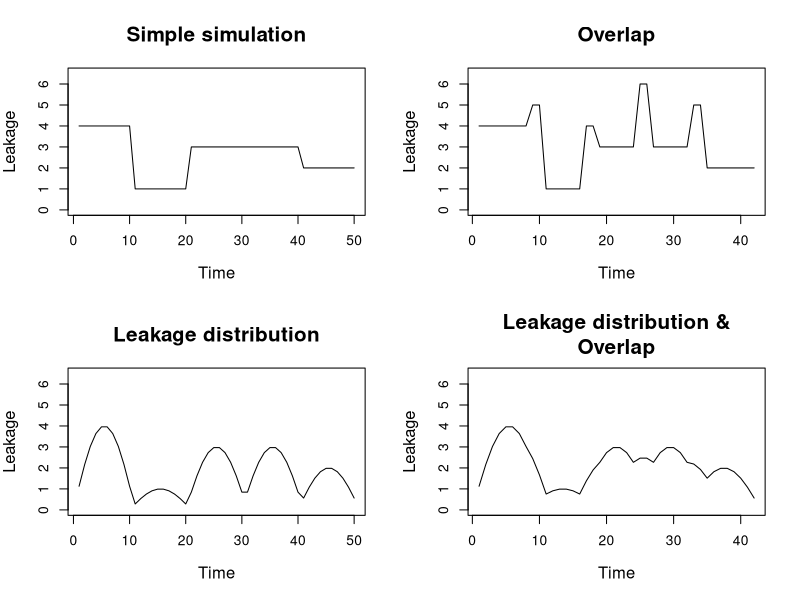
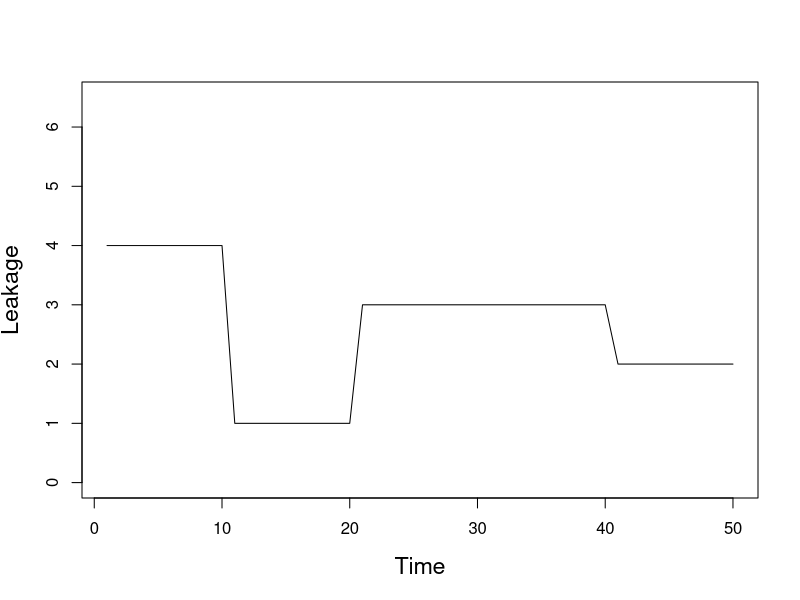
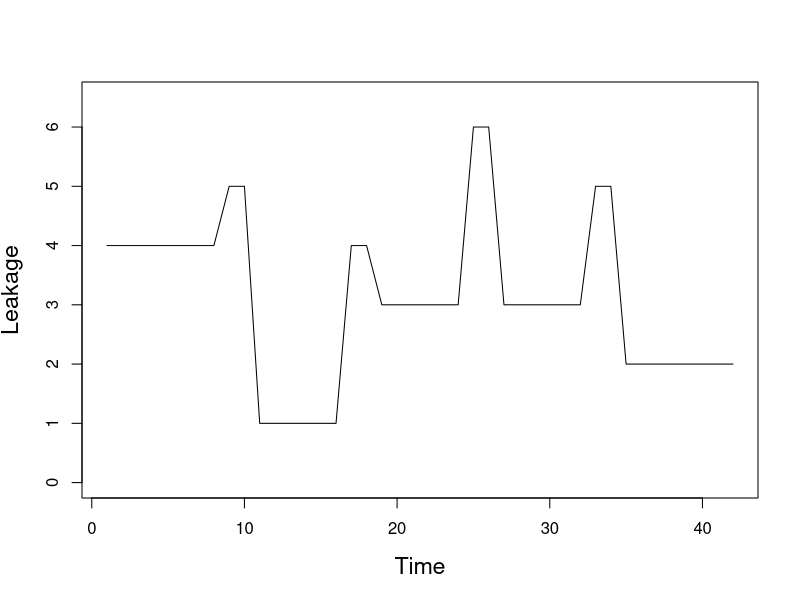
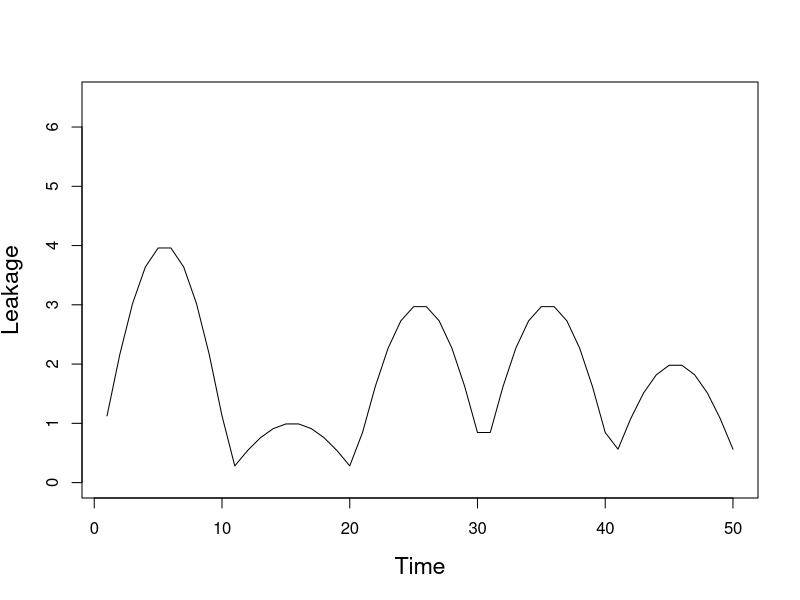
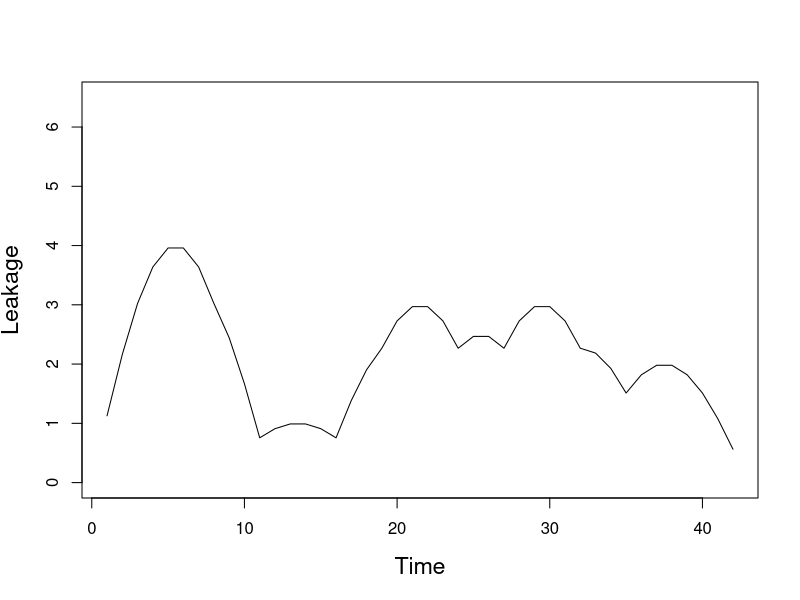

Source code (R) for these figures, in order:
# this code reads simulated traces generated by cpp examples and
# creates graphical representations (plots) in pdf files

trace = 		as.numeric(read.csv("sim.csv", header=F, sep=","))
trace_overlap = as.numeric(read.csv("sim_overlap.csv", header=F, sep=","))
trace_distr = 	as.numeric(read.csv("sim_distr.csv", header=F, sep=","))
trace_d_o = as.numeric(read.csv("sim_distr_overlap.csv", header=F, sep=","))


pType = "l"
xLabel = "Time"
yLabel = "Leakage"
yLimit = c(0,6.5)

pdf("sim_parameters.pdf", 6,4)
par(mfrow=c(2,2))

mainCoef = 1.5
labCoef = 1.2

plot(trace,			type=pType, ylab=yLabel, xlab=xLabel, ylim=yLimit, main="Simple simulation", cex.main=mainCoef, cex.lab=labCoef)
plot(trace_overlap,	type=pType, ylab=yLabel, xlab=xLabel, ylim=yLimit, main="Overlap", cex.main=mainCoef, cex.lab=labCoef)
plot(trace_distr,	type=pType, ylab=yLabel, xlab=xLabel, ylim=yLimit, main="Leakage distribution", cex.main=mainCoef, cex.lab=labCoef)
plot(trace_d_o,		type=pType, ylab=yLabel, xlab=xLabel, ylim=yLimit, main="Leakage distribution &\nOverlap", cex.main=mainCoef, cex.lab=labCoef)

dev.off()

pdf("constant_leakage.pdf", 6,4)
plot(trace,	type=pType, ylab=yLabel, xlab=xLabel, ylim=yLimit, main="", cex.lab=1.4)
dev.off()

pdf("overlap_leakage.pdf", 6,4)
plot(trace_overlap,	type=pType, ylab=yLabel, xlab=xLabel, ylim=yLimit, main="", cex.lab=1.4)
dev.off()

pdf("sin_leakage.pdf", 6,4)
plot(trace_distr,	type=pType, ylab=yLabel, xlab=xLabel, ylim=yLimit, main="", cex.lab=1.4)
dev.off()

pdf("sin_overlap_leakage.pdf", 6,4)
plot(trace_d_o,		type=pType, ylab=yLabel, xlab=xLabel, ylim=yLimit, main="", cex.lab=1.4)
dev.off()
